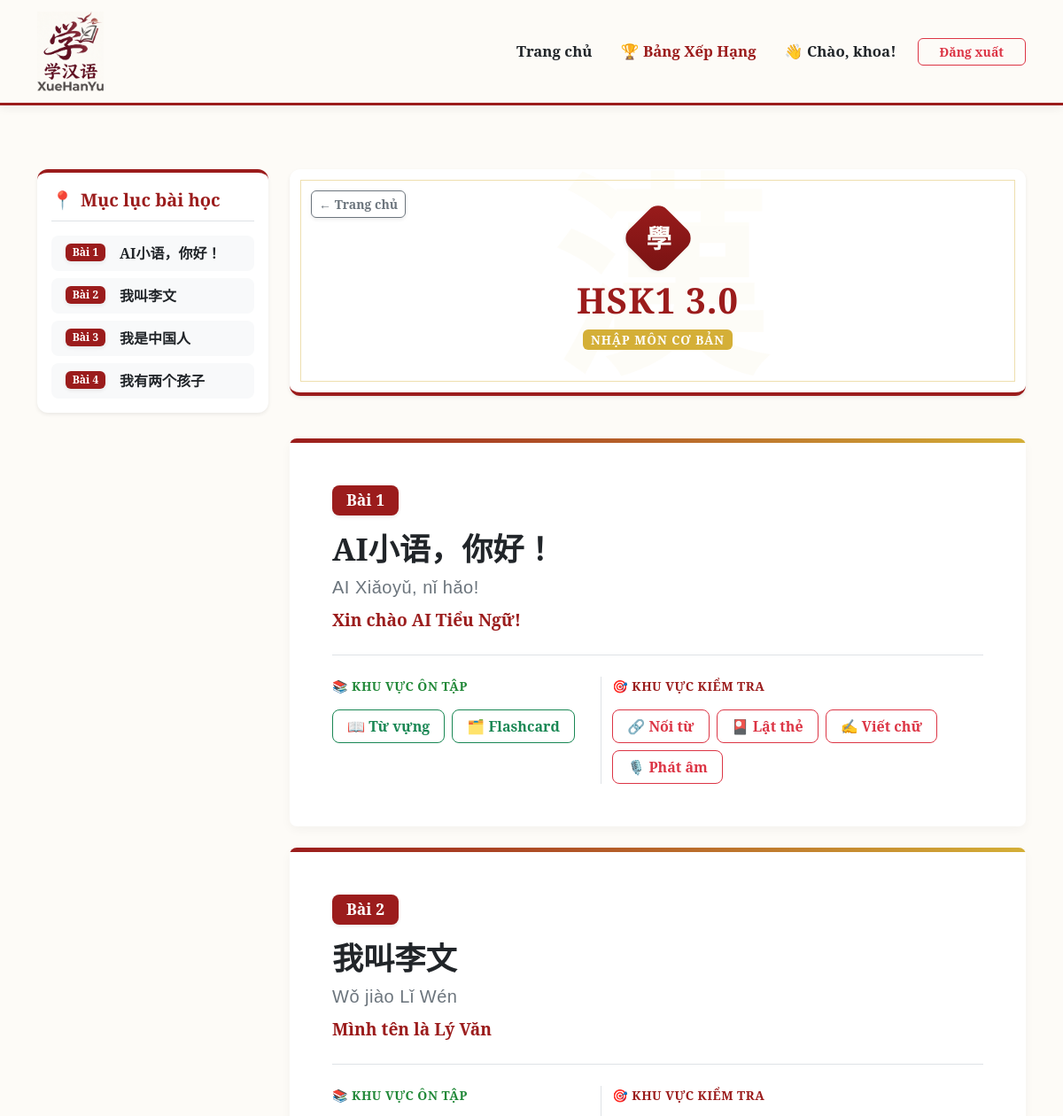
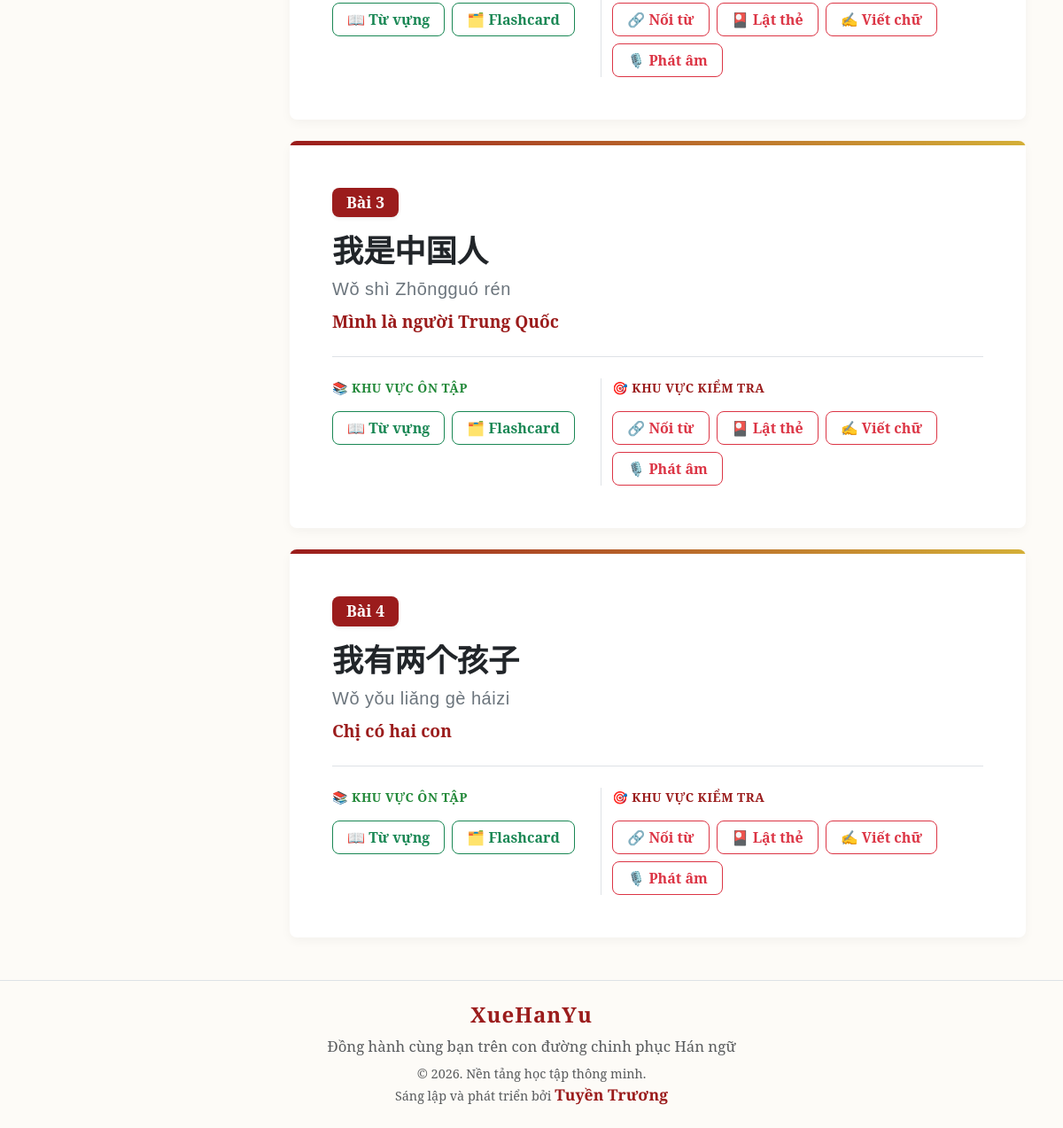
Screenshot of /curriculum/3/ (signed in) with the database file from the repository (2 pictures, top to bottom).
### courses/models.py (models this page shows, shortened)
class Lesson(models.Model):
    curriculum = models.ForeignKey(Curriculum, on_delete=models.CASCADE, related_name='lessons')
    order = models.PositiveIntegerField(verbose_name="Số thứ tự bài")
    title_hanzi = models.CharField(max_length=200, verbose_name="Tiêu đề (Chữ Hán)", help_text="VD: AI小语,你好!")
    title_pinyin = models.CharField(max_length=200, verbose_name="Tiêu đề (Pinyin)", help_text="VD: AI Xiǎoyǔ, nǐ hǎo!", blank=True, null=True)
    title_vietnamese = models.CharField(max_length=200, verbose_name="Tiêu đề (Tiếng Việt)", help_text="VD: Xin chào AI Tiểu Ngữ!")
    description = models.TextField(blank=True, null=True, verbose_name="Mô tả ngắn")

class Curriculum(models.Model):
    title = models.CharField(max_length=200, verbose_name="Tên giáo trình")
    description = models.TextField(blank=True, null=True, verbose_name="Mô tả")
    image = models.ImageField(upload_to='curriculum_images/', blank=True, null=True, verbose_name="Ảnh bìa")
    icon_character = models.CharField(
        max_length=5,
        default='學',
        verbose_name='Ký tự Ấn chương',
        help_text='Nhập 1 chữ Hán (VD: 啓, 練, 達)'
    )
    subtitle = models.CharField(
        max_length=100,
        default='GIÁO TRÌNH TIÊU CHUẨN',
        verbose_name='Mục tiêu học tập',
        help_text='VD: NHẬP MÔN CƠ BẢN'
    )

### courses/views.py (the view)
# urls.py: path('curriculum/<int:curriculum_id>/', views.lesson_list, name='lesson_list'),
@login_required
def lesson_list(request, curriculum_id):
    curriculum = get_object_or_404(Curriculum, id=curriculum_id)
    lessons = curriculum.lessons.all().order_by('order')
    return render(request, 'courses/lesson_list.html', {'curriculum': curriculum, 'lessons': lessons})

### courses/templates/courses/lesson_list.html (shortened to what this page needs)
{% extends 'courses/base.html' %}
{% load static %}
{% block content %}
<div class="row g-4 mt-2 mb-5">
    <div class="col-lg-4 col-xl-3">
        <div class="position-sticky shadow-sm p-3" style="top: 20px; background-color: var(--card-bg); border-radius: 12px; border-top: 4px solid var(--primary-red);">
            <div class="d-flex align-items-center mb-3 d-none d-lg-flex pb-2 border-bottom">
                <span class="fs-5 me-2">📍</span>
                <h5 class="fw-bold m-0" style="color: var(--primary-red); font-family: 'Playfair Display', serif;">Mục lục bài học</h5>
            </div>
            <div class="d-flex flex-row flex-lg-column gap-2 overflow-auto quick-nav-scroll" style="max-height: calc(100vh - 80px);">
                {% for lesson in lessons %}
                <a href="#lesson-{{ lesson.id }}" class="nav-lesson-item btn text-start fw-bold border-0 rounded-3 px-3 py-2 d-flex align-items-center flex-shrink-0" style="transition: all 0.2s; background-color: #f8f9fa; color: var(--ink-text);">
                    <span class="badge shadow-sm me-3" style="background-color: var(--primary-red);">
                        Bài {{ lesson.order|default:forloop.counter }}
                    </span>
                    <span class="text-truncate" style="max-width: 160px;" title="{{ lesson.title_hanzi|default:'Đang cập nhật...' }} - {{ lesson.title_vietnamese|default:'' }}">
                        {{ lesson.title_hanzi|default:"Đang cập nhật..." }}
                    </span>
                </a>
                {% endfor %}
            </div>
        </div>
    </div>
    <div class="col-lg-8 col-xl-9">
        <div class="position-relative p-4 p-md-5 text-center mb-5 shadow-sm" style="background-color: var(--card-bg); border-radius: 12px; border-bottom: 4px solid var(--primary-red); overflow: hidden;">
            <div class="position-absolute" style="font-size: 15rem; color: var(--gold-accent); opacity: 0.03; top: -60px; left: 50%; transform: translateX(-50%); font-family: 'Noto Serif', serif; font-weight: bold; pointer-events: none; user-select: none;">漢</div>
            <div class="position-absolute" style="border: 1px solid rgba(212, 175, 55, 0.4); width: calc(100% - 24px); height: calc(100% - 24px); top: 12px; left: 12px; pointer-events: none;"></div>
            <div class="position-absolute" style="top: 24px; left: 24px; z-index: 2;">
                <a href="{% url 'home' %}" class="btn btn-sm btn-outline-secondary fw-bold shadow-sm" style="border-radius: 6px;">← Trang chủ</a>
            </div>
            <div class="mx-auto mb-3 d-flex align-items-center justify-content-center shadow-sm position-relative"
                 style="width: 60px; height: 60px; background: linear-gradient(135deg, var(--primary-red), var(--dark-red)); border-radius: 14px; transform: rotate(45deg); z-index: 1;">
                <span style="font-size: 1.8rem; color: #FDFBF7; transform: rotate(-45deg); font-family: 'Noto Serif', serif; font-weight: bold;">
                    {{ curriculum.icon_character }}
                </span>
            </div>
            <h1 class="position-relative mt-3 mb-2" style="font-family: 'Playfair Display', serif; font-weight: 900; color: var(--primary-red); letter-spacing: 1px; z-index: 1;">
                {{ curriculum.title }}
            </h1>
            <span class="badge position-relative" style="background-color: var(--gold-accent); color: #fff; font-size: 0.85rem; letter-spacing: 1px; z-index: 1;">
                {{ curriculum.subtitle }}
            </span>
        </div>
        <div class="row g-4 justify-content-center">
            {% for lesson in lessons %}
            <div class="col-12" id="lesson-{{ lesson.id }}" style="scroll-margin-top: 30px;">
                <div class="card h-100 border-0 shadow-sm" style="border-radius: 16px; overflow: hidden; background-color: var(--card-bg); transition: transform 0.2s;">
                    <div style="height: 5px; background: linear-gradient(90deg, var(--primary-red), var(--gold-accent));"></div>
                    <div class="card-body p-4 p-md-5 d-flex flex-column">
                        <div class="mb-3">
                            <span class="badge shadow-sm" style="background-color: var(--primary-red); font-size: 1.1rem; padding: 8px 16px; border-radius: 8px;">
                                Bài {{ lesson.order|default:forloop.counter }}
                            </span>
                        </div>
                        <div class="title-section mb-4 pb-4 border-bottom">
                            <h2 class="mb-2" style="font-family: 'Noto Serif SC', 'Noto Serif', serif; font-weight: 700; font-size: 2.2rem; color: var(--ink-text);">
                                {{ lesson.title_hanzi|default:"Đang cập nhật..." }}
                            </h2>
                            <p class="mb-2" style="font-family: Arial, sans-serif; font-size: 1.25rem; color: #6c757d; letter-spacing: 0.5px;">
                                {{ lesson.title_pinyin|default:"..." }}
                            </p>
                            <p class="mb-0 fw-bold" style="font-size: 1.2rem; color: var(--primary-red);">
                                {{ lesson.title_vietnamese|default:"..." }}
                            </p>
                        </div>
                        <div class="row mt-auto">
                            <div class="col-sm-5 mb-4 mb-sm-0 border-end">
                                <small class="fw-bold d-block mb-3" style="color: #218838; letter-spacing: 0.5px;">
                                    📚 KHU VỰC ÔN TẬP
                                </small>
                                <div class="d-flex flex-wrap gap-2">
                                    <a href="{% url 'vocab_list' lesson.id %}" class="btn btn-outline-success px-3" style="border-radius: 8px; font-weight: 600;">📖 Từ vựng</a>
                                    <a href="{% url 'flashcard_view' lesson.id %}" class="btn btn-outline-success px-3" style="border-radius: 8px; font-weight: 600;">🗂️ Flashcard</a>
                                </div>
                            </div>
                            <div class="col-sm-7">
                                <small class="fw-bold d-block mb-3" style="color: var(--primary-red); letter-spacing: 0.5px;">
                                    🎯 KHU VỰC KIỂM TRA
                                </small>
                                <div class="d-flex flex-wrap gap-2">
                                    <a href="{% url 'quiz_1' lesson.id %}" class="btn btn-outline-danger px-3" style="border-radius: 8px; font-weight: 600;">🔗 Nối từ</a>
                                    <a href="{% url 'quiz_2' lesson.id %}" class="btn btn-outline-danger px-3" style="border-radius: 8px; font-weight: 600;">🎴 Lật thẻ</a>
                                    <a href="{% url 'quiz_3' lesson.id %}" class="btn btn-outline-danger px-3" style="border-radius: 8px; font-weight: 600;">✍️ Viết chữ</a>
                                    <a href="{% url 'quiz_4' lesson.id %}" class="btn btn-outline-danger px-3" style="border-radius: 8px; font-weight: 600;">🎙️ Phát âm</a>
                                </div>
                            </div>
                        </div>
                    </div>
                </div>
            </div>
            {% empty %}
            <div class="col-12 text-center py-5">
                <div class="mb-3" style="font-size: 3rem; opacity: 0.3;">📭</div>
                <h4 class="text-muted" style="font-family: 'Playfair Display', serif;">Chưa có bài học nào được cập nhật.</h4>
            </div>
            {% endfor %}
        </div>
    </div>
</div>
{% endblock %}

### courses/templates/courses/base.html (shortened to what this page needs)
{% load static %}
<!DOCTYPE html>
<html lang="vi">
<head>
    <link href="https://cdn.jsdelivr.net/npm/bootstrap@5.3.0/dist/css/bootstrap.min.css" rel="stylesheet">
</head>
<body>
    <nav class="navbar navbar-expand-lg py-2">
        <div class="container">
            <a class="navbar-brand d-flex align-items-center" href="{% url 'home' %}">
                <img src="{% static 'images/logo_full.png' %}" alt="XueHanYu Logo" style="height: 90px; object-fit: contain;">
            </a>
            <div class="collapse navbar-collapse" id="navbarNav">
                <ul class="navbar-nav ms-auto align-items-center">
                    <li class="nav-item me-3">
                        <a class="nav-link fw-bold" href="{% url 'home' %}">Trang chủ</a>
                    </li>
                    {% if user.is_authenticated %}
                        <li class="nav-item me-3">
                            <a class="nav-link fw-bold" style="color: var(--primary-red) !important;" href="{% url 'dashboard' %}">🏆 Bảng Xếp Hạng</a>
                        </li>
                        <li class="nav-item">
                            <a href="{% url 'profile' %}" class="nav-link me-3 text-decoration-none fw-semibold">
                                👋 Chào, {{ user.username }}!
                            </a>
                        </li>
                        <li class="nav-item">
                            <a class="btn btn-outline-danger btn-sm px-4 fw-bold" href="{% url 'logout' %}" style="border-radius: 6px;">Đăng xuất</a>
                        </li>
                    {% endif %}
                </ul>
            </div>
        </div>
    </nav>
    <div class="container my-5" style="min-height: 65vh;">
        {% block content %}
        {% endblock %}
    </div>
<footer class="mt-5 py-4 border-top" style="background-color: #fdfbf7;">
    <div class="container text-center">
        <h4 class="mb-2" style="color: var(--primary-red, #B22222); font-family: 'Playfair Display', serif; font-weight: 900; letter-spacing: 1px;">
            XueHanYu
        </h4>
        <p class="text-muted mb-2" style="font-size: 1.05rem;">
            Đồng hành cùng bạn trên con đường chinh phục Hán ngữ
        </p>
        <div class="text-muted" style="font-size: 0.9rem;">
            &copy; 2026. Nền tảng học tập thông minh.<br>
            Sáng lập và phát triển bởi <span style="color: var(--primary-red, #B22222); font-weight: 700; font-family: 'Playfair Display', serif; font-size: 1.1rem;">Tuyền Trương</span>
        </div>
    </div>
</footer>
</body>
</html>

### courses/templates/courses/base.html (style rules this page uses)
:root { --primary-red: #9B1C1C; --dark-red: #771212; --gold-accent: #D4AF37; --paper-bg: #FDFBF7; --ink-text: #212529; --card-bg: #FFFFFF; }
body { background-color: var(--paper-bg); font-family: 'Noto Serif', serif; color: var(--ink-text); }
h1, h2, h3, h4, h5 { font-family: 'Playfair Display', serif; color: var(--primary-red); }
.navbar { background-color: var(--paper-bg) !important; border-bottom: 3px solid var(--primary-red); box-shadow: 0 4px 10px rgba(0,0,0,0.05); }
.nav-link { color: var(--ink-text) !important; font-size: 1.05rem; font-weight: 600; transition: all 0.3s ease; }
.card { background-color: var(--card-bg); border: 1px solid rgba(0,0,0,0.08); border-radius: 8px !important; box-shadow: 0 4px 12px rgba(0,0,0,0.04) !important; }

### courses/templates/courses/lesson_list.html (style rules this page uses)
.quick-nav-scroll { -ms-overflow-style: none; scrollbar-width: none; }

### rows the page displays
Lesson: order "1", title_hanzi "AI小语，你好！", title_pinyin "AI Xiǎoyǔ, nǐ hǎo!", title_vietnamese "Xin chào AI Tiểu Ngữ!"
Lesson: order "2", title_hanzi "我叫李文", title_pinyin "Wǒ jiào Lǐ Wén", title_vietnamese "Mình tên là Lý Văn"
Lesson: order "3", title_hanzi "我是中国人", title_pinyin "Wǒ shì Zhōngguó rén", title_vietnamese "Mình là người Trung Quốc"
Lesson: order "4", title_hanzi "我有两个孩子", title_pinyin "Wǒ yǒu liǎng gè háizi", title_vietnamese "Chị có hai con"
Curriculum: icon_character "學", title "HSK1 3.0", subtitle "NHẬP MÔN CƠ BẢN"

### other values shown
{{ user.username }} "khoa"
